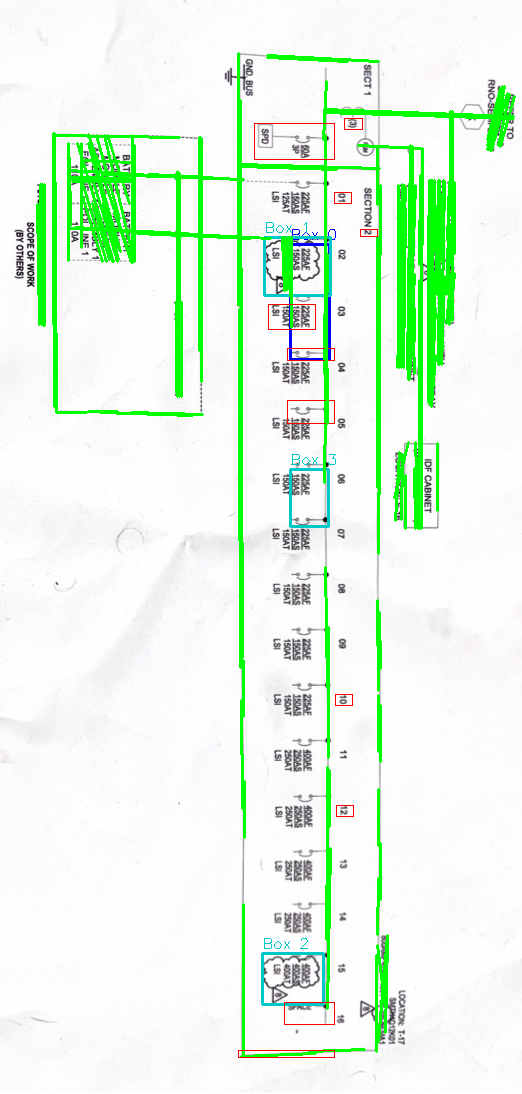
#> input picture annotated_drawing.png, 522 x 1094 px
$ python drawing_preprocessor.py annotated_drawing.png
#> lines starting #> are read from the running program, lines starting #| are printed output that depends on the picture; after the words box and inside, x2 and y2 are one past the last pixel; in counts of white or black regions, pixels touching at a corner belong together
"""
OpenCV Preprocessing for Electrical Drawings
Detects equipment boxes, connection lines, and text regions BEFORE AI analysis
This is what makes autonomous SLD reading possible
"""

import cv2
import numpy as np
from typing import List, Dict, Tuple, Optional
from dataclasses import dataclass

@dataclass
class EquipmentBox:
    """Detected equipment box on drawing"""
    x: int
    y: int
    width: int
    height: int
    center_x: int
    center_y: int
    area: int
    has_text: bool = False

@dataclass
class ConnectionLine:
    """Detected line connecting equipment"""
    x1: int
    y1: int
    x2: int
    y2: int
    length: float
    angle: float
    source_box: Optional[int] = None
    dest_box: Optional[int] = None
    text_region: Optional[Tuple[int, int, int, int]] = None

@dataclass
class TextRegion:
    """Detected text region (potential labels/specs)"""
    x: int
    y: int
    width: int
    height: int
    near_line: Optional[int] = None
    near_box: Optional[int] = None


class DrawingPreprocessor:
    """
    Preprocesses electrical drawings to detect structure before AI analysis
    Uses OpenCV to find equipment boxes, connection lines, and text regions
    """

    def __init__(self, image_path: str):
        """Load and prepare image for analysis"""
        self.image_path = image_path
        self.image = cv2.imread(image_path)
        self.gray = cv2.cvtColor(self.image, cv2.COLOR_BGR2GRAY)
        self.height, self.width = self.gray.shape

        # Detection results
        self.equipment_boxes: List[EquipmentBox] = []
        self.connection_lines: List[ConnectionLine] = []
        self.text_regions: List[TextRegion] = []

    def detect_equipment_boxes(self, min_size: int = 1000, max_size: int = 50000) -> List[EquipmentBox]:
        """
        Detect rectangular equipment boxes (switchboards, panels, transformers)

        Returns equipment boxes sorted by size (largest first = likely main equipment)
        """
        # Adaptive threshold to handle varying contrast
        binary = cv2.adaptiveThreshold(
            self.gray, 255, cv2.ADAPTIVE_THRESH_GAUSSIAN_C,
            cv2.THRESH_BINARY_INV, 11, 2
        )

        # Find contours
        contours, _ = cv2.findContours(binary, cv2.RETR_EXTERNAL, cv2.CHAIN_APPROX_SIMPLE)

        boxes = []
        for contour in contours:
            # Get bounding rectangle
            x, y, w, h = cv2.boundingRect(contour)
            area = w * h

            # Filter by size and aspect ratio
            if min_size < area < max_size:
                aspect_ratio = w / h if h > 0 else 0

                # Equipment boxes are roughly rectangular (not extreme aspect ratios)
                if 0.3 < aspect_ratio < 3.0:
                    boxes.append(EquipmentBox(
                        x=x, y=y, width=w, height=h,
                        center_x=x + w//2,
                        center_y=y + h//2,
                        area=area
                    ))

        # Sort by area (largest first - likely main equipment)
        boxes.sort(key=lambda b: b.area, reverse=True)

        self.equipment_boxes = boxes
        return boxes

    def detect_connection_lines(self, min_length: int = 50) -> List[ConnectionLine]:
        """
        Detect lines connecting equipment (electrical feeders)

        Uses Hough Line Transform to find straight lines
        """
        # Edge detection
        edges = cv2.Canny(self.gray, 50, 150, apertureSize=3)

        # Detect lines using probabilistic Hough transform
        lines = cv2.HoughLinesP(
            edges,
            rho=1,
            theta=np.pi/180,
            threshold=50,
            minLineLength=min_length,
            maxLineGap=10
        )

        connection_lines = []
        if lines is not None:
            for line in lines:
                x1, y1, x2, y2 = line[0]

                # Calculate length and angle
                length = np.sqrt((x2 - x1)**2 + (y2 - y1)**2)
                angle = np.arctan2(y2 - y1, x2 - x1) * 180 / np.pi

                if length >= min_length:
                    connection_lines.append(ConnectionLine(
                        x1=x1, y1=y1, x2=x2, y2=y2,
                        length=length,
                        angle=angle
                    ))

        self.connection_lines = connection_lines
        return connection_lines

    def detect_text_regions(self) -> List[TextRegion]:
        """
        Detect regions likely to contain text (labels, specs, annotations)

        Uses morphological operations to find text-like patterns
        """
        # Threshold
        _, binary = cv2.threshold(self.gray, 0, 255, cv2.THRESH_BINARY_INV + cv2.THRESH_OTSU)

        # Morphological operations to connect text
        kernel = cv2.getStructuringElement(cv2.MORPH_RECT, (10, 3))
        dilated = cv2.dilate(binary, kernel, iterations=1)

        # Find text contours
        contours, _ = cv2.findContours(dilated, cv2.RETR_EXTERNAL, cv2.CHAIN_APPROX_SIMPLE)

        text_regions = []
        for contour in contours:
            x, y, w, h = cv2.boundingRect(contour)

            # Text regions are typically wider than tall
            aspect_ratio = w / h if h > 0 else 0

            # Filter for text-like regions
            if aspect_ratio > 1.5 and 100 < w * h < 10000:
                text_regions.append(TextRegion(x=x, y=y, width=w, height=h))

        self.text_regions = text_regions
        return text_regions

    def associate_text_with_lines(self, proximity_threshold: int = 30):
        """
        Associate detected text regions with nearby connection lines
        Text near a line likely describes that feeder's specifications
        """
        for text_region in self.text_regions:
            text_center_x = text_region.x + text_region.width // 2
            text_center_y = text_region.y + text_region.height // 2

            min_distance = float('inf')
            nearest_line_idx = None

            for idx, line in enumerate(self.connection_lines):
                # Calculate distance from text center to line
                distance = self._point_to_line_distance(
                    text_center_x, text_center_y,
                    line.x1, line.y1, line.x2, line.y2
                )

                if distance < min_distance and distance < proximity_threshold:
                    min_distance = distance
                    nearest_line_idx = idx

            if nearest_line_idx is not None:
                text_region.near_line = nearest_line_idx
                # Store text region coordinates with the line
                self.connection_lines[nearest_line_idx].text_region = (
                    text_region.x, text_region.y,
                    text_region.width, text_region.height
                )

    def associate_lines_with_boxes(self, proximity_threshold: int = 20):
        """
        Determine which equipment boxes each line connects
        This reveals the power distribution topology
        """
        for line_idx, line in enumerate(self.connection_lines):
            # Check line endpoints against box locations
            for box_idx, box in enumerate(self.equipment_boxes):
                # Check if line start point is near/in box
                if self._point_near_box(line.x1, line.y1, box, proximity_threshold):
                    if line.source_box is None:
                        line.source_box = box_idx

                # Check if line end point is near/in box
                if self._point_near_box(line.x2, line.y2, box, proximity_threshold):
                    if line.dest_box is None:
                        line.dest_box = box_idx

    def _point_to_line_distance(self, px: int, py: int,
                                  x1: int, y1: int, x2: int, y2: int) -> float:
        """Calculate perpendicular distance from point to line segment"""
        line_length_squared = (x2 - x1)**2 + (y2 - y1)**2

        if line_length_squared == 0:
            return np.sqrt((px - x1)**2 + (py - y1)**2)

        # Calculate projection parameter
        t = max(0, min(1, ((px - x1) * (x2 - x1) + (py - y1) * (y2 - y1)) / line_length_squared))

        # Find closest point on line segment
        proj_x = x1 + t * (x2 - x1)
        proj_y = y1 + t * (y2 - y1)

        # Return distance to closest point
        return np.sqrt((px - proj_x)**2 + (py - proj_y)**2)

    # [13 lines left out: function _point_near_box, not called in this run]

    def analyze_drawing_structure(self) -> Dict:
        """
        Complete analysis: detect all elements and their relationships

        Returns structured data about drawing topology
        """
        print("🔍 Preprocessing drawing with OpenCV...")

        # Detect all elements
        boxes = self.detect_equipment_boxes()
        print(f"   Found {len(boxes)} equipment boxes")

        lines = self.detect_connection_lines()
        print(f"   Found {len(lines)} connection lines")

        text_regions = self.detect_text_regions()
        print(f"   Found {len(text_regions)} text regions")

        # Associate elements
        self.associate_text_with_lines()
        self.associate_lines_with_boxes()

        # Build topology
        topology = {
            'equipment_boxes': boxes,
            'connection_lines': lines,
            'text_regions': text_regions,
            'main_equipment_idx': 0 if boxes else None,  # Largest box = likely main
        }

        # Identify likely main equipment (largest box with most connections)
        if boxes and lines:
            box_connections = [0] * len(boxes)
            for line in lines:
                if line.source_box is not None:
                    box_connections[line.source_box] += 1
                if line.dest_box is not None:
                    box_connections[line.dest_box] += 1

            # Main equipment = largest box with most connections
            main_idx = max(range(len(boxes)),
                          key=lambda i: (box_connections[i], boxes[i].area))
            topology['main_equipment_idx'] = main_idx

        print(f"   ✓ Main equipment: Box #{topology.get('main_equipment_idx', 'unknown')}")

        return topology

    def create_annotated_image(self, output_path: str = None) -> np.ndarray:
        """
        Create annotated version of drawing showing detected elements
        Useful for debugging and visualization
        """
        annotated = self.image.copy()

        # Draw equipment boxes in blue
        for idx, box in enumerate(self.equipment_boxes):
            color = (255, 0, 0) if idx == 0 else (200, 200, 0)  # Main box in blue
            cv2.rectangle(annotated,
                         (box.x, box.y),
                         (box.x + box.width, box.y + box.height),
                         color, 2)
            cv2.putText(annotated, f"Box {idx}",
                       (box.x, box.y - 5),
                       cv2.FONT_HERSHEY_SIMPLEX, 0.5, color, 1)

        # Draw connection lines in green
        for idx, line in enumerate(self.connection_lines):
            cv2.line(annotated, (line.x1, line.y1), (line.x2, line.y2), (0, 255, 0), 2)

            # Mark text regions on lines in red
            if line.text_region:
                tx, ty, tw, th = line.text_region
                cv2.rectangle(annotated, (tx, ty), (tx + tw, ty + th), (0, 0, 255), 1)

        if output_path:
            cv2.imwrite(output_path, annotated)

        return annotated


def preprocess_electrical_drawing(image_path: str) -> Dict:
    """
    Convenience function to preprocess an electrical drawing

    Returns topology data ready for AI analysis
    """
    preprocessor = DrawingPreprocessor(image_path)
#> in __init__, self.image is the input picture: shape (1094, 522, 3); mean B, G, R 230.1, 247, 229.7
#> in __init__, `self.gray = cv2.cvtColor(self.image, cv2.COLOR_BGR2GRAY)`:
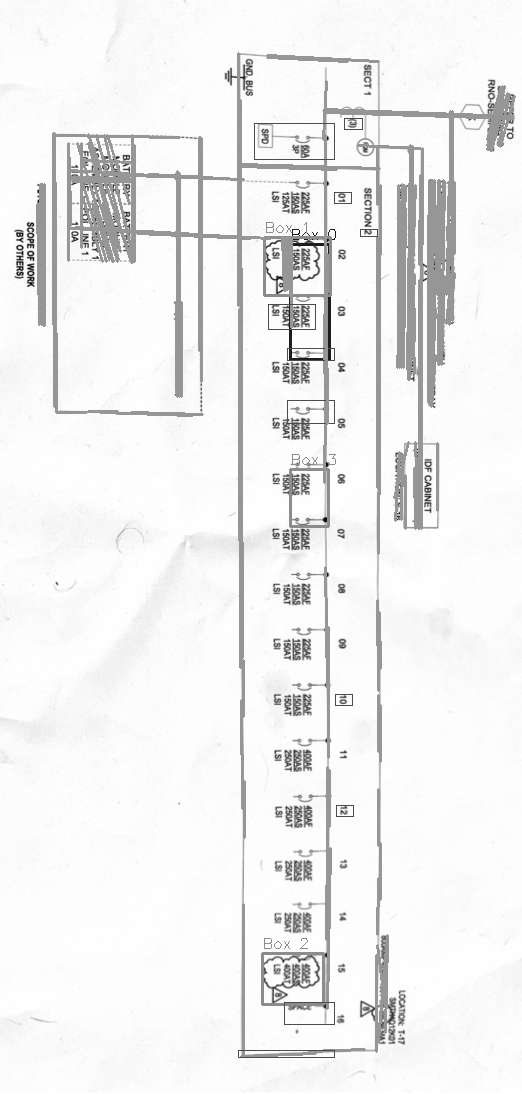
#> self.gray: shape (1094, 522); min 4, max 255, mean 240
    return preprocessor.analyze_drawing_structure()
#> in detect_equipment_boxes, `binary = cv2.adaptiveThreshold( self.gray, 255, cv2.ADAPTIVE_THRESH_GA..`:
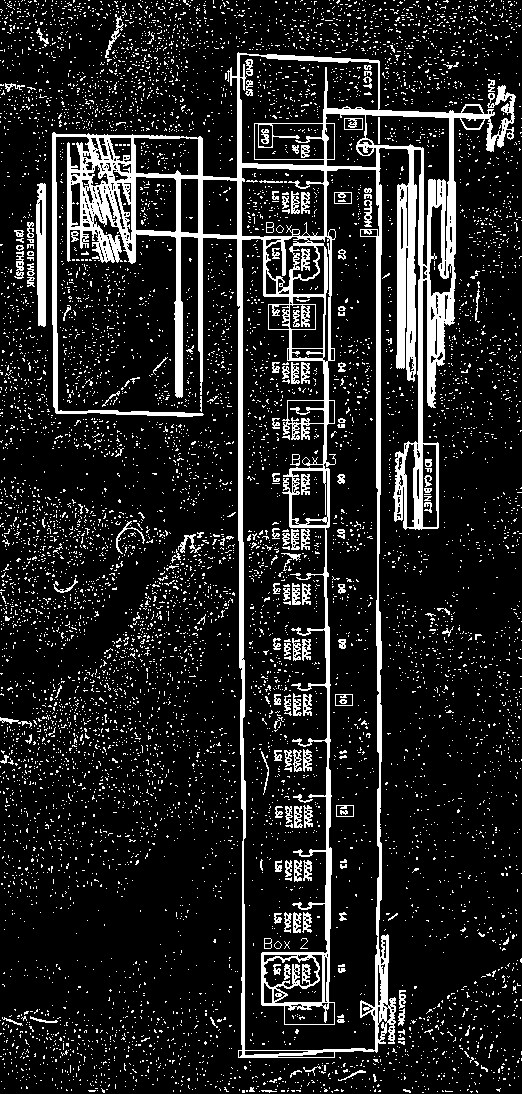
#> binary: shape (1094, 522); 13.6% white; 8714 white regions (8547 under 20 px)
#> in detect_equipment_boxes, `contours, _ = cv2.findContours(binary, cv2.RETR_EXTERNAL, cv2.CHAIN_AP..`: contours = 7248 contours, 7222 with area under 20; largest, box (x1, y1, x2, y2) and area: (52, 52, 516, 1058) 177898, (36, 183, 46, 327) 1116, (105, 14, 124, 58) 102, (14, 251, 24, 279) 97, (178, 534, 201, 553) 92
#> the loop in detect_equipment_boxes, `for contour in contours:` made 7248 passes
#> (x, y, w, h, area) on passes 18, 27, 38: (261, 1090, 16, 3, 48), (403, 1089, 8, 4, 32), (496, 1088, 5, 4, 20)
#> after the loop in detect_equipment_boxes, `for contour in contours:`: boxes = []
#|    Found 0 equipment boxes
#> in detect_connection_lines, `edges = cv2.Canny(self.gray, 50, 150, apertureSize=3)`:
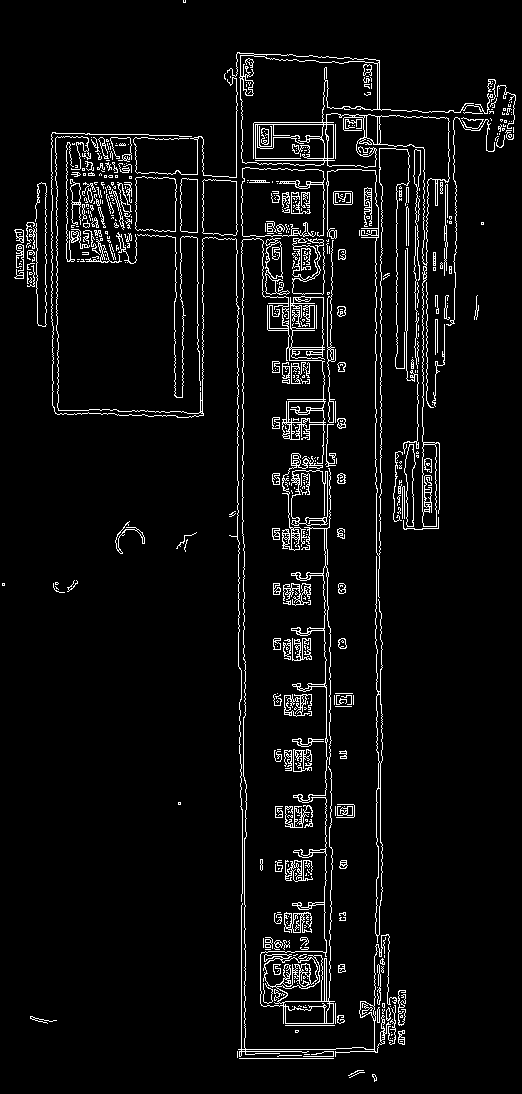
#> edges: shape (1094, 522); 5.3% white in thin lines or dots
#> in detect_connection_lines, `lines = cv2.HoughLinesP( edges, rho=1, theta=np.pi/180, threshold=50, ..`: lines = 150 rows, first 6: [376, 750, 376, 459], [327, 528, 327, 461], [381, 457, 381, 184], [324, 938, 324, 886], [290, 158, 292, 254], [283, 1006, 284, 913]
#> the loop in detect_connection_lines, `for line in lines:` made 150 passes
#> (x1, y1, x2, y2, length, angle) on passes 1 to 12: (376, 750, 376, 459, 291, -90), (327, 528, 327, 461, 67, -90), (381, 457, 381, 184, 273, -90), (324, 938, 324, 886, 52, -90), (290, 158, 292, 254, 96.02, 88.81), (283, 1006, 284, 913, 93.01, -89.38), (243, 479, 243, 274, 205, -90), (301, 988, 301, 937, 51, -90), (244, 1058, 244, 967, 91, -90), (326, 1025, 326, 940, 85, -90), (323, 316, 323, 158, 158, -90), (380, 842, 380, 763, 79, -90)
#> (x1, y1, x2, y2) on pass 66: (262, 1005, 267, 937)
#|    Found 150 connection lines
#> in detect_text_regions, `_, binary = cv2.threshold(self.gray, 0, 255, cv2.THRESH_BINARY_INV + c..`:
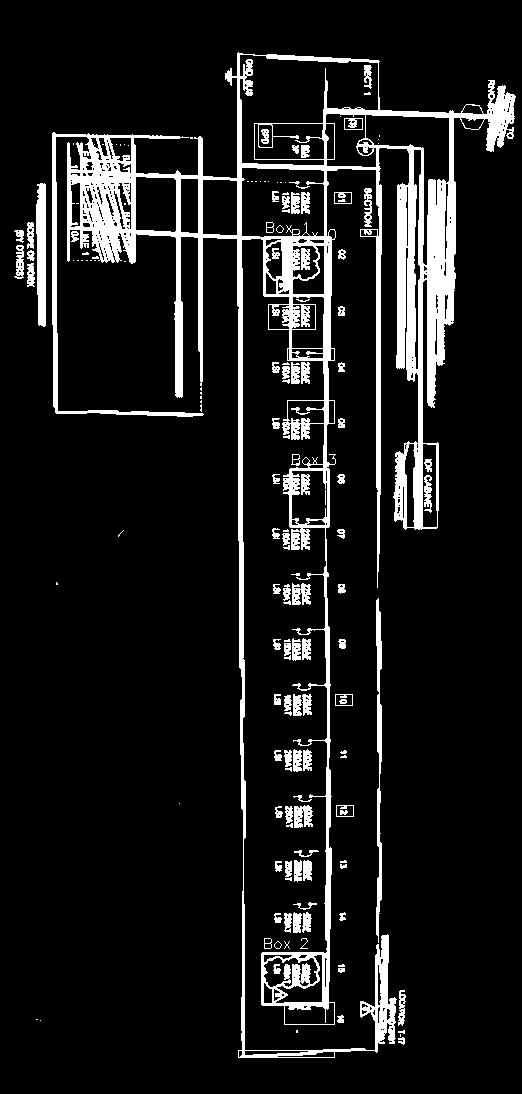
#> binary: shape (1094, 522); 10.2% white; 157 white regions (64 under 20 px), largest, box (x1, y1, x2, y2) and area: (52, 52, 516, 1058) 47124, (36, 183, 46, 327) 1266, (376, 598, 382, 943) 1260
#> in detect_text_regions, `dilated = cv2.dilate(binary, kernel, iterations=1)`:
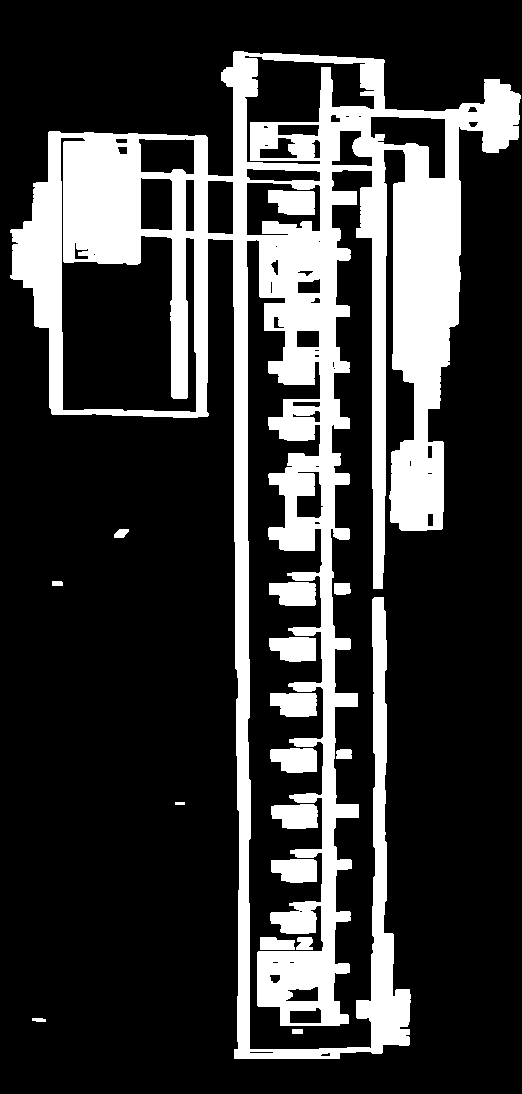
#> dilated: shape (1094, 522); 22.6% white; 17 white regions, largest, box (x1, y1, x2, y2) and area: (10, 51, 521, 1059) 121220, (268, 190, 315, 215) 1005, (270, 748, 317, 773) 994
#> the loop in detect_text_regions, `for contour in contours:` made 16 passes
#> contour on passes 1, 7: [[292, 1029], [292, 1033], [302, 1033], [302, 1029]], [[175, 802], [175, 804], [184, 804], [184, 802]]
#|    Found 9 text regions
#> the loop in associate_text_with_lines, `for text_region in self.text_regions:` made 9 passes
#> the loop in associate_lines_with_boxes, `for line_idx, line in enumerate(self.connection_lines):` made 150 passes
#|    ✓ Main equipment: Box #None


if __name__ == "__main__":
    import sys

    if len(sys.argv) < 2:
        print("Usage: python drawing_preprocessor.py <image_path>")
        sys.exit(1)

    image_path = sys.argv[1]

    # Analyze structure
    topology = preprocess_electrical_drawing(image_path)

    print(f"\n📊 PREPROCESSING RESULTS:")
    print(f"   Equipment boxes: {len(topology['equipment_boxes'])}")
#|    Equipment boxes: 0
    print(f"   Connection lines: {len(topology['connection_lines'])}")
#|    Connection lines: 150
    print(f"   Text regions: {len(topology['text_regions'])}")
#|    Text regions: 9
    print(f"   Main equipment: Box #{topology.get('main_equipment_idx', 'unknown')}")
#|    Main equipment: Box #None

    # Create annotated image
    preprocessor = DrawingPreprocessor(image_path)
    preprocessor.analyze_drawing_structure()
#> the loop in detect_equipment_boxes (call 2), `for contour in contours:` made 7248 passes
#> contour on passes 1 to 3: [[422, 1092], [423, 1092]], [[470, 1091], [471, 1092], [472, 1091]], [[437, 1091]]
#|    Found 0 equipment boxes
#> the loop in detect_connection_lines (call 2), `for line in lines:` made 150 passes
#> line on passes 1 to 12: [[376, 750, 376, 459]], [[327, 528, 327, 461]], [[381, 457, 381, 184]], [[324, 938, 324, 886]], [[290, 158, 292, 254]], [[283, 1006, 284, 913]], [[243, 479, 243, 274]], [[301, 988, 301, 937]], [[244, 1058, 244, 967]], [[326, 1025, 326, 940]], [[323, 316, 323, 158]], [[380, 842, 380, 763]]
#|    Found 150 connection lines
#> the loop in detect_text_regions (call 2), `for contour in contours:` made 16 passes
#|    Found 9 text regions
#> the loop in associate_text_with_lines (call 2), `for text_region in self.text_regions:` made 9 passes
#> the loop in associate_lines_with_boxes (call 2), `for line_idx, line in enumerate(self.connection_lines):` made 150 passes
#|    ✓ Main equipment: Box #None
    annotated = preprocessor.create_annotated_image("annotated_drawing.png")
#> the loop in create_annotated_image, `for idx, line in enumerate(self.connection_lines):` made 150 passes
#> after the loop in create_annotated_image, `for idx, line in enumerate(self.connection_lines):`:
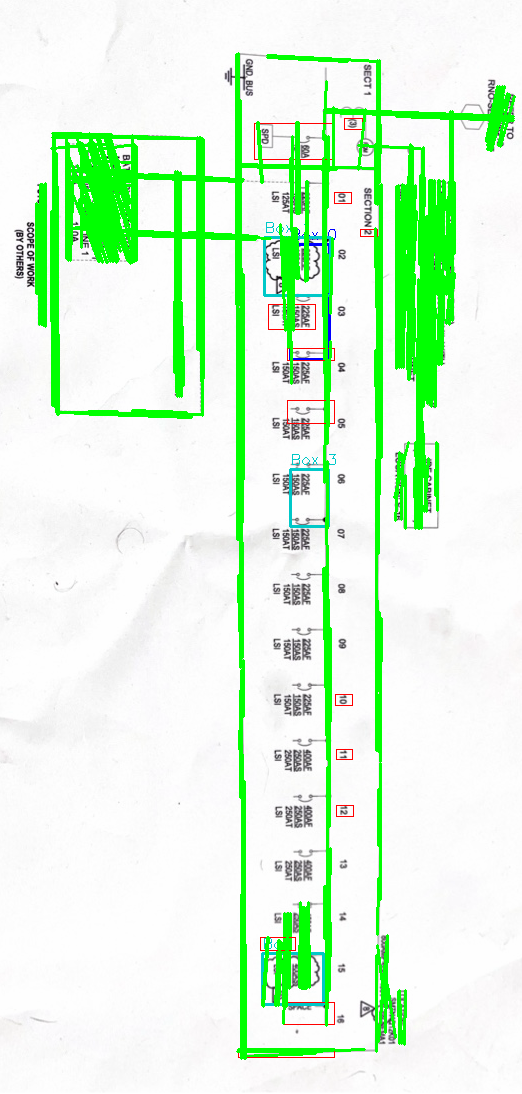
#> annotated: shape (1094, 522, 3); 3.95% of pixels changed, all inside (x1, y1, x2, y2) = (35, 53, 515, 1060)
    print(f"\n✓ Saved annotated image to: annotated_drawing.png")
